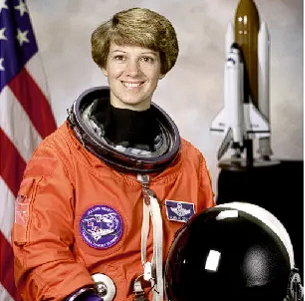
#> input picture Hog algo image.png, 305 x 301 px, found by its file name
$ jupyter execute 'HOG from scratch.ipynb'   (older library calls are emulated)
#> lines starting #> are read from the running program, lines starting #| are printed output that depends on the picture
# **Install Packages**

[cell 1]
import cv2
from google.colab.patches import cv2_imshow
import numpy as np
import matplotlib.pyplot as plt
from skimage.feature import hog
from skimage import data, exposure, color

# **Read Image**

[cell 2]
img = cv2.imread("/content/Hog algo image.png")
#> img is the input picture: shape (301, 305, 3); mean B, G, R 96.1, 105.8, 141.6
img_GRY = cv2.cvtColor(img, cv2.COLOR_BGR2GRAY)
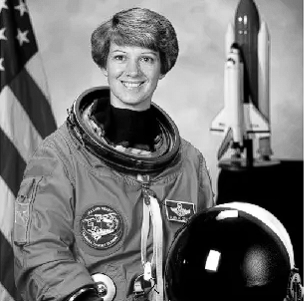
#> img_GRY: shape (301, 305); min 0, max 255, mean 115.4
img_GRY

[cell 3]
hog_features, hog_image = hog(
    img_GRY,
    orientations=9,
    pixels_per_cell=(8,8),
    cells_per_block=(2,2),
    block_norm='L2-Hys',
    visualize=True,
)
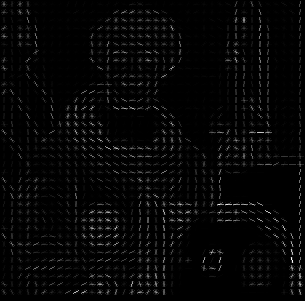
#> hog_image: shape (301, 305) float64; min 0, max 95.68, mean 2.4; drawn with min black and max white

# **HOG from Scratch**

### 1. Preprocessing

[cell 4]
def preprocessing(img):
  img_GRY = cv2.cvtColor(img, cv2.COLOR_BGR2GRAY)
  img_blur = cv2.GaussianBlur(img_GRY, (5,5), 0)
  prepro_img = cv2.resize(img_blur,(32,64))
  return prepro_img

### 2. Compute Gradients

[cell 5]
def calc_gradients(prepro_img):
  sobel_x = cv2.Sobel(prepro_img, cv2.CV_64F, 1,0, ksize=5)
  sobel_y = cv2.Sobel(prepro_img, cv2.CV_64F, 0,1, ksize=5)
  return sobel_x, sobel_y

### 3. Create Orientation Histograms

[cell 6]
def convertToHistogram(prepro_img):
  grad_x, grad_y = calc_gradients(prepro_img)
#> in calc_gradients, `sobel_x = cv2.Sobel(prepro_img, cv2.CV_64F, 1,0, ksize=5)`:
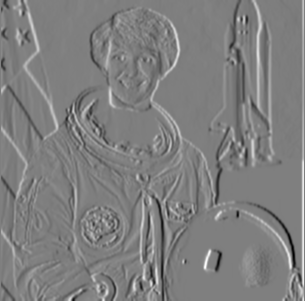
#> sobel_x: shape (301, 305) float64; min -11446, max 11504, mean 27.5; drawn with min black and max white
#> in calc_gradients, `sobel_y = cv2.Sobel(prepro_img, cv2.CV_64F, 0,1, ksize=5)`:
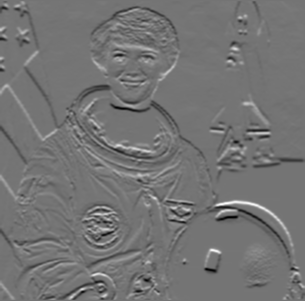
#> sobel_y: shape (301, 305) float64; min -9973, max 11798, mean -47.2; drawn with min black and max white
  mag, angle = cv2.cartToPolar(grad_x, grad_y)
  return mag, angle

### 4. Normalisation

### 5. 9 pin histogram

[cell 7]
def converto9pinhistogramdependonangle(mag, angle, cell_size=(8, 8)):
  img_height, img_width = mag.shape
  cell_height, cell_width = cell_size
  num_cells_y = img_height // cell_height
  num_cells_x = img_width // cell_width
  cell_histograms = np.zeros((num_cells_y, num_cells_x, 9))

  for i in range(num_cells_y):
    for j in range(num_cells_x):
      cell_mag = mag[i * cell_height:(i + 1) * cell_height, j * cell_width:(j + 1) * cell_width]
      cell_angle = angle[i * cell_height:(i + 1) * cell_height, j * cell_width:(j + 1) * cell_width]
      hist = np.zeros(9)
      for row in range(cell_height):
        for col in range(cell_width):
          pixel_angle = cell_angle[row][col]
          pixel_mag = cell_mag[row][col]

          if pixel_angle >= 0 and pixel_angle < 20:
            hist[0] += pixel_mag
          elif pixel_angle >= 20 and pixel_angle < 40:
            dist_to_20 = pixel_angle - 20
            dist_to_40 = 40 - pixel_angle
            total_dist = dist_to_20 + dist_to_40
            hist[0] += (dist_to_40 / total_dist) * pixel_mag
            hist[1] += (dist_to_20 / total_dist) * pixel_mag
          elif pixel_angle >= 40 and pixel_angle < 60:
            dist_to_40 = pixel_angle - 40
            dist_to_60 = 60 - pixel_angle
            total_dist = dist_to_40 + dist_to_60
            hist[1] += (dist_to_60 / total_dist) * pixel_mag
            hist[2] += (dist_to_40 / total_dist) * pixel_mag
          elif pixel_angle >= 60 and pixel_angle < 80:
            dist_to_60 = pixel_angle - 60
            dist_to_80 = 80 - pixel_angle
            total_dist = dist_to_60 + dist_to_80
            hist[2] += (dist_to_80 / total_dist) * pixel_mag
            hist[3]+= (dist_to_60 / total_dist) * pixel_mag
          elif pixel_angle >= 80 and pixel_angle < 100:
            dist_to_80 = pixel_angle - 80
            dist_to_100 = 100 - pixel_angle
            total_dist = dist_to_80 + dist_to_100
            hist[3] += (dist_to_100 / total_dist) * pixel_mag
            hist[4] += (dist_to_80 / total_dist) * pixel_mag
          elif pixel_angle >= 100 and pixel_angle < 120:
            dist_to_100 = pixel_angle - 100
            dist_to_120 = 120 - pixel_angle
            total_dist = dist_to_100 + dist_to_120
            hist[4] += (dist_to_120 / total_dist) * pixel_mag
            hist[5] += (dist_to_100 / total_dist) * pixel_mag
          elif pixel_angle >= 120 and pixel_angle < 140:
            dist_to_120 = pixel_angle - 120
            dist_to_140 = 140 - pixel_angle
            total_dist = dist_to_120 + dist_to_140
            hist[5] += (dist_to_140 / total_dist) * pixel_mag
            hist[6] += (dist_to_120 / total_dist) * pixel_mag
          elif pixel_angle >= 140 and pixel_angle < 160:
            dist_to_140 = pixel_angle - 140
            dist_to_160 = 160 - pixel_angle
            total_dist = dist_to_140 + dist_to_160
            hist[6] += (dist_to_160 / total_dist) * pixel_mag
            hist[7] += (dist_to_140 / total_dist) * pixel_mag
          elif pixel_angle >= 160 and pixel_angle < 180:
            dist_to_160 = pixel_angle - 160
            dist_to_180 = 180 - pixel_angle
            total_dist = dist_to_160 + dist_to_180
            hist[7] += (dist_to_180 / total_dist) * pixel_mag
            hist[8] += (dist_to_160 / total_dist) * pixel_mag
      cell_histograms[i, j, :] = hist
  return cell_histograms

### 6. Normalize Blocks

[cell 8]
def normalize_blocks(cell_histograms, block_size=(2, 2)):
  num_cells_y, num_cells_x, num_bins = cell_histograms.shape
  block_height, block_width = block_size
  normalized_blocks = []

  for i in range(0, num_cells_y - block_height + 1, block_height):
    for j in range(0, num_cells_x - block_width + 1, block_width):
      block_hist = cell_histograms[i:i + block_height, j:j + block_width, :].flatten()
      norm = np.linalg.norm(block_hist)
      if norm > 0:
        block_hist = block_hist / norm
      normalized_blocks.append(block_hist)

  return np.array(normalized_blocks)

[cell 9]
def create_hog_feature_vector(normalized_blocks):
  hog_feature_vector = np.concatenate(normalized_blocks)
  return hog_feature_vector

### function to visualize HOG features on the original image

[cell 10]
def visualize_hog_on_image(img, cell_histograms, cell_size=(8, 8)):
    vis_img = np.zeros_like(img, dtype=np.uint8)
    num_cells_y, num_cells_x, _ = cell_histograms.shape
    cell_height, cell_width = cell_size
    for i in range(num_cells_y):
        for j in range(num_cells_x):
            hist = cell_histograms[i, j, :]
            max_bin = np.argmax(hist)
            angle = max_bin * 20
            magnitude = hist[max_bin]
            line_length = int(magnitude / np.max(cell_histograms) * 10)
            center_x = j * cell_width + cell_width // 2
            center_y = i * cell_height + cell_height // 2
            angle_rad = np.deg2rad(angle)
            end_x = int(center_x + line_length * np.cos(angle_rad))
            end_y = int(center_y - line_length * np.sin(angle_rad))
            cv2.line(vis_img, (center_x, center_y), (end_x, end_y), 255,1)
    return vis_img

[cell 11]
# Compute HOG features from scratch
mag, angle = convertToHistogram(img_GRY)
#> in convertToHistogram, `mag, angle = cv2.cartToPolar(grad_x, grad_y)`:
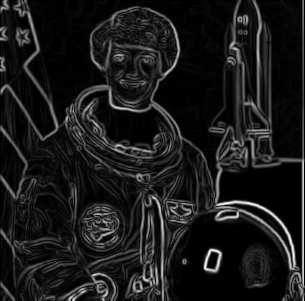
#> mag: shape (301, 305) float64; min 0, max 11820.8, mean 1245; drawn with min black and max white
#> in convertToHistogram, `mag, angle = cv2.cartToPolar(grad_x, grad_y)`:
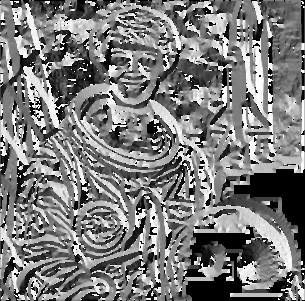
#> angle: shape (301, 305) float64; min 0, max 6.28, mean 3.04; drawn with min black and max white
cell_histograms = converto9pinhistogramdependonangle(mag, angle)
normalized_blocks = normalize_blocks(cell_histograms)
#> after the loop in normalize_blocks, `for i in range(0, num_cells_y - block_height + 1, block_height):`: normalized_blocks = 342 items
#> in normalize_blocks, `return np.array(normalized_blocks)`:
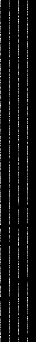
#> returned value: shape (342, 36) float64; min 0, max 1, mean 0.0494
hog_feature_vector = create_hog_feature_vector(normalized_blocks)
#> in create_hog_feature_vector, `hog_feature_vector = np.concatenate(normalized_blocks)`: hog_feature_vector = 12312 values, max 1 at index 10719, min 0 at index 1, mean 0.0494

print("Scratch HOG feature vector shape:", hog_feature_vector.shape)
#| Scratch HOG feature vector shape: (12312,)

[cell 12]
# HOG with skimage
from skimage.feature import hog
from skimage import color, data
import matplotlib.pyplot as plt
imagesk = cv2.imread(cv2.samples.findFile("/content/Hog algo image.png"))
gray = cv2.cvtColor(imagesk, cv2.COLOR_BGR2GRAY)
hog_features, hog_image = hog(gray,orientations=9,pixels_per_cell=(8, 8),cells_per_block=(2, 2),block_norm='L2-Hys',visualize=True)

# **Compare between HOG Methods**

# **HOG from Skimage**

[cell 13]
fig, (ax1, ax2)= plt.subplots(1,2, figsize=(12,5))
ax1.imshow(img_GRY, cmap='gray')
ax1.set_title('Original Image')
ax1.axis('off')
ax2.imshow(hog_image, cmap='gray')
ax2.set_title('HOG with cv2 and skimage')
ax2.axis('off')

[cell 14]
hog_vis_img = visualize_hog_on_image(img_GRY, cell_histograms)
#> after the loop in visualize_hog_on_image, `for i in range(num_cells_y):`:
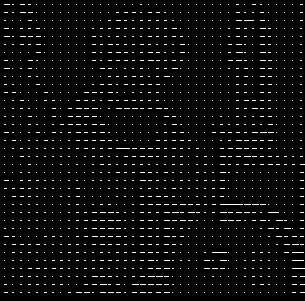
#> vis_img: shape (301, 305); 3.9% white in thin lines or dots
plt.imshow(hog_vis_img, cmap='gray')
plt.title('HOG from scratch Visualization')
plt.axis('off')
plt.show()

print("HOG Feature Vector Length (skimage):", len(hog_features))
#| HOG Feature Vector Length (skimage): 47952
fig, (ax1, ax2) = plt.subplots(1, 2, figsize=(12, 5))
ax1.imshow(gray, cmap='gray')
ax1.set_title('Original Image')
ax1.axis('off')
ax2.imshow(hog_image, cmap='gray')
ax2.set_title('HOG Visualization (skimage)')
ax2.axis('off')
plt.tight_layout()
plt.show()
